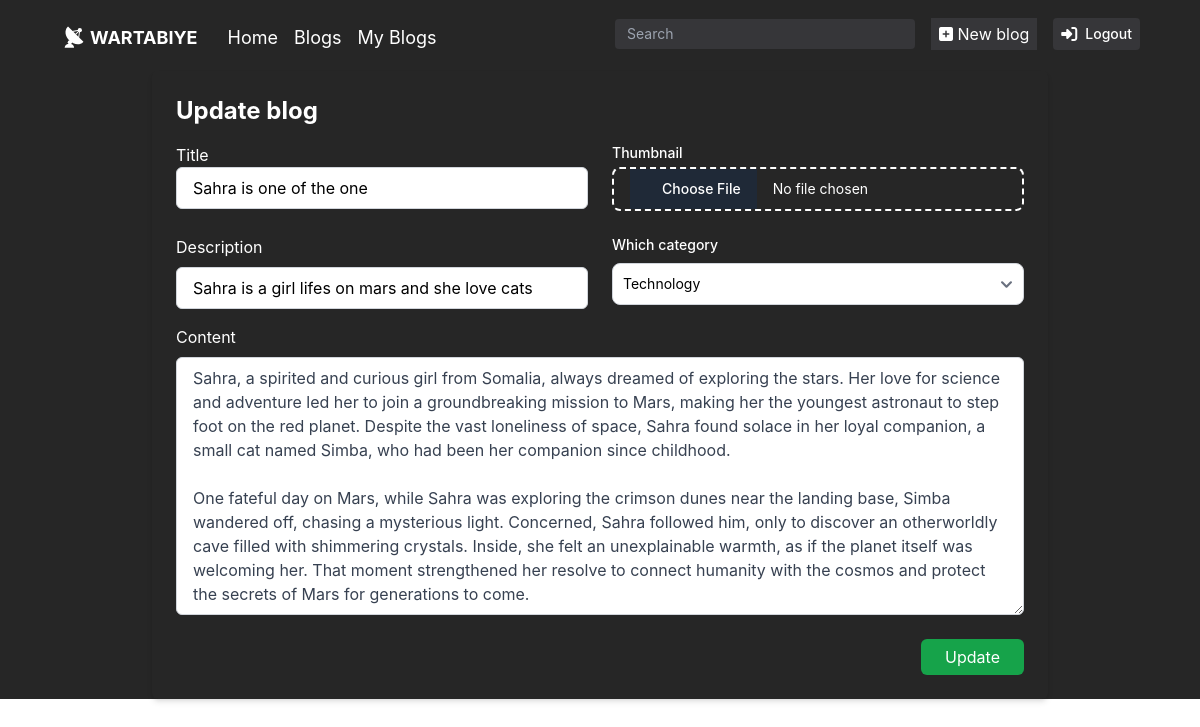
Screenshot of /update-blog/12 (signed in) with the database file from the repository.
### blog/models.py (models this page shows, shortened)
class Blog(models.Model):
    title = models.CharField(max_length=400)
    content = models.TextField(unique=True)
    description = models.CharField(max_length=60, default="This Blog does not have description")
    author = models.ForeignKey(User, on_delete=models.CASCADE)
    created_at = models.DateTimeField(auto_now_add=True)
    thumbnail = models.ImageField(upload_to='blog/thumbnail')
    tags = models.ManyToManyField(Tag, related_name="Blog")

class Tag(models.Model):
    name = models.CharField(max_length=20)

### blog/views.py (the view, shortened to what this page needs)
# urls.py: path('update-blog/<int:blog_id>', views.update_blog, name="update_blog"),
@login_required
def update_blog(request, blog_id):
    blog = get_object_or_404(Blog, id=blog_id)
    tags = Tag.objects.all()
    return render(request, 'home/blogs/update_blog.html', {'blog': blog, 'tags': tags})

### blog/templates/home/blogs/update_blog.html (shortened to what this page needs)
{% extends "base/base.html" %}
{% block content %}
<div class="h-fit">
    {% include "navbar/navbar.html" %}
    <section class="mx-auto mt-5 max-w-4xl rounded-md p-6 shadow-md">
      <h1 class="text-2xl font-bold text-white">Update blog</h1>
      <form method="post" enctype="multipart/form-data">
        <div class="mt-4 grid grid-cols-1 gap-6 sm:grid-cols-2">
          <div>
            <label class="text-white" for="title">Title</label>
            <input
              name="title"
              id="title"
              type="text"
              class="block w-full rounded-md border border-gray-300 px-4 py-2 focus:border-blue-500 focus:outline-none focus:ring-0"
              value="{{ blog.title }}"
            />
          </div>
          <div>
            <label class="block text-sm font-medium text-white">
              Thumbnail
            </label>
            <input
              class="mt-1 flex w-full cursor-pointer justify-center rounded-lg border-2 border-dashed border-white pl-8 text-sm text-white"
              id="file_input" name="thumbnail"
              type="file"
            />
          </div>
          <div>
            <label class="text-white">Description</label>
            <input
              name="description"
              id="description"
              type="text"
              class="mt-2 block w-full rounded-md border border-gray-300 bg-white px-4 py-2 focus:border-blue-500 focus:outline-none focus:ring-0"
              value="{{ blog.description }}"
            />
          </div>
          <div class="">
            <label for="tags" class="mb-2 text-white block text-sm font-medium">Which category</label>
            <select
              id="tags"
              name="tags"
              class="block w-full rounded-lg border border-gray-300 bg-white p-2.5 text-sm"
            >
              {% for tag in tags %}
                <option value="{{ tag.id }}" {% if tag in blog.tags.all %}selected{% endif %}>{{ tag.name }}</option>
              {% endfor %}
            </select>
          </div>
        </div>
        <div class="mt-4">
          <label class="text-white" for="content">Content</label>
          <textarea
            id="content"
            name="content"
            rows="10"
            class="mt-2 block w-full rounded-md border border-gray-300 bg-white px-4 py-2 text-gray-700 focus:border-blue-500 focus:outline-none focus:ring"
            placeholder="Your idea goes here"
          >{{ blog.content }}</textarea>
        </div>
        <div class="mt-6 flex justify-end">
          <button class="transform rounded-md bg-green-600 px-6 py-2 leading-5 text-white transition-colors duration-200 hover:bg-green-700 focus:bg-gray-600 focus:outline-none">
            Update
          </button>
        </div>
      </form>
    </section>
  </div>
{% endblock content %}

### rows the page displays
Blog: title "Sahra is one of the one", description "Sahra is a girl lifes on mars and she love cats", tags "Technology", content "Sahra, a spirited and curious girl from Somalia, always dreamed of exploring the stars. Her love for science and adventure led her to join a groundbreaking mission to Mars, making her the youngest astronaut to step foot on the red planet. Despite the vast loneliness of space, Sahra found solace in her loyal companion, a small cat named Simba, who had been her companion since childhood. One fateful day on Mars, while Sahra was exploring the crimson dunes near the landing base, Simba wandered off, chasing a mysterious light. Concerned, Sahra followed him, only to discover an otherworldly cave filled with shimmering crystals. Inside, she felt an unexplainable warmth, as if the planet itself…"
